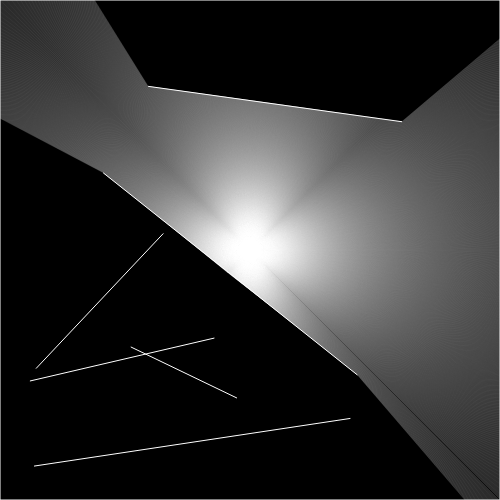
Frame 1 (no input)
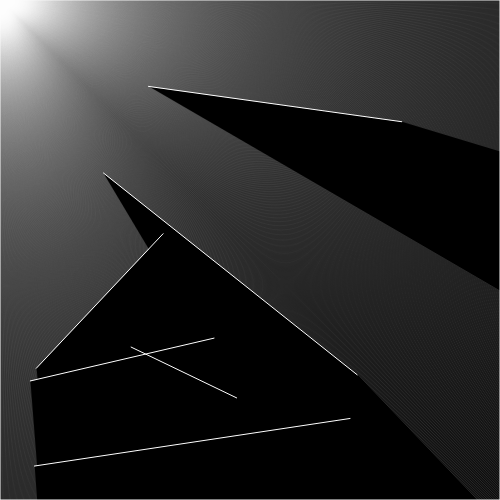
Frame 60 (no input)
Frame 120 (the mouse pressed at the canvas centre since frame 60): identical to frame 1, image omitted

The p5.js sketch that drew these frames (run headless with seeded random() and noise() and a simulated clock; from frame 60 on, the mouse is pressed at the canvas centre):

// p5.js sketch
// ── sketch.js
let walls=[] ;
let rayy;
let parti;
function setup() {
  createCanvas(500, 500);
  for (let i = 0 ; i <=5; i ++){
    const x1  =  random(width)
    const x2 =  random(width)
    const y1  =  random(height)
    const y2  =  random(height)
    walls[i] = new boundary(x1,y1,x2,y2)

  }
  walls.push(new boundary(0,0,width,0))
  walls.push(new boundary(width,0,width,height))
  walls.push(new boundary(0,height,0,0))
  walls.push(new boundary(0,height,width,height))


  parti = new Particle

}

function draw() {
  background(0);

  for (let wall of walls ){
    wall.show()
    
  }

  parti.show()
  parti.look(walls)
  parti.update(mouseX,mouseY) 
 
}

// ── module.js
class boundary {
    constructor(x1,y1,x2,y2){
        this.a = createVector(x1,y1)
        this.b = createVector(x2,y2)
    }
    show(){
        stroke(255);
        line (this.a.x,this.a.y,this.b.x,this.b.y)
    }
}
// ── particle.js
class Particle {
  constructor() {
    this.pos = createVector(height / 2, width / 2);
    this.rays = [];
    for (let i = 0; i < 360; i += 0.1) {
      this.rays.push(new ray(this.pos, radians(i)));
    }
  }
  look(walls) {
    for (let k of this.rays) {
      let record = Infinity;
      let close = null;

      for (let wall of walls) {
        const check = k.cast(wall);
        if (check) {
          const d = p5.Vector.dist(this.pos, check);
          if (d < record) {
            record = d;
            close = check;
          }
        }
      }
      if (close) {
        line(this.pos.x, this.pos.y, close.x, close.y);
      }
    }
  }
  update(x, y) {
    this.pos.x =x;
    this.pos.y = y;
  }

  show() {
    fill(255);
    ellipse(this.pos.x, this.pos.y, 1);
    for (let k of this.rays) {
      k.show();
    }
  }
}

// ── ray.js
class ray {
    constructor(pos,angle){
        this.pos = pos;
        this.dir = p5.Vector.fromAngle(angle);

    }
    lookAt(x,y){
        this.dir.x = x -this.pos.x
        this.dir.y = y -this.pos.y
        this.dir.normalize() 
    }
    show(){
        stroke(255,40);
        push()
        translate(this.pos.x,this.pos.y)
        line(0,0,this.dir.x*10,this.dir.y*10)
        pop()
    }
    cast(wall){
    const x1 = wall.a.x
    const y1 = wall.a.y
    const x2 = wall.b.x
    const y2 = wall.b.y
    
    const x3 = this.pos.x;
    const y3 = this.pos.y;
    const x4= this.pos.x+this.dir.x;
    const y4 = this.pos.y+this.dir.y;
    const deno = (x1-x2)*(y3-y4)-(y1-y2)*(x3-x4)
    let t = ((x1-x3)*(y3-y4)-(y1-y3)*(x3-x4))/deno
    let u =-((x1-x2)*(y1-y3)-(y1-y2)*(x1-x3))/deno
    if (deno==0){
       
        return
    }
    if ( t> 0 && t <1 && u>0){
        let pt = createVector()
        pt.x = (x1+t*(x2-x1));
        pt.y = (y1+t*(y2-y1));
       
        return pt
    }
    else{
        return;
    }
  }
}
